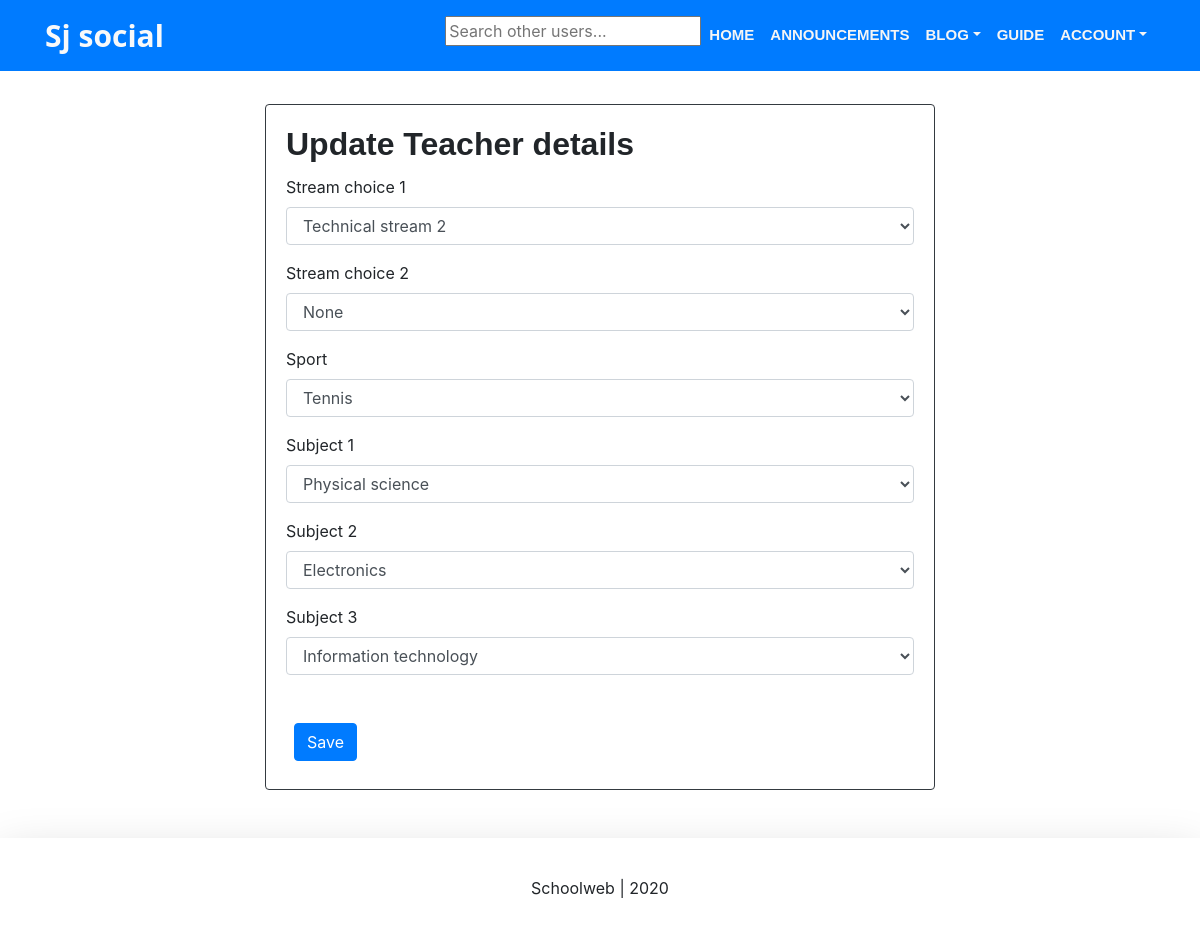
The app's page /teacher/account/update/ (signed in) with its own data.
### teacher/models.py (models this page shows, shortened)
class TeacherAccount(models.Model):
	user		= models.OneToOneField(settings.AUTH_USER_MODEL, on_delete=models.CASCADE)
	sport 		= models.CharField(choices=sports, verbose_name="sport", max_length=100, null=True, blank=True)
	stream1		= models.CharField(choices=streams, verbose_name="stream1", max_length=200, null=True, blank=True)
	stream2		= models.CharField(choices=streams, verbose_name="stream2", max_length=200, null=True, blank=True)
	sub1		= models.CharField(choices=subjects, verbose_name="sub1", blank=False, null=False, max_length=200)
	sub2 		= models.CharField(choices=subjects, verbose_name="sub2", blank=True, null=False, max_length=200)
	sub3 		= models.CharField(choices=subjects, verbose_name="sub3", blank=True, null=True, max_length=200)
	is_active 	= models.BooleanField(default=True)

### teacher/views.py (the view)
# urls.py: path('teacher/account/update/', teacher_account_update, name="teacher_account_update")
@login_required(login_url="login")
def teacher_account_update(request, *args, **kwargs):
    context = {}
    auth_user = request.user
    if not auth_user.is_authenticated:
        return redirect('login')
    elif auth_user.is_authenticated:
        subject_user_id = kwargs.get("subject_user_id")
        auth_user = BaseAccount.objects.get(id=auth_user.id)
        if auth_user and not auth_user.is_learner:
            try:
                teacher_account = TeacherAccount.objects.get(user=auth_user)
                context['teacher_account'] = teacher_account
            except:
                return redirect("reg_complete")
            if request.method == "POST" and request.POST:
                form = TeacherAccountEdit(request.POST)
                if form.is_valid():
                    try:
                        sport = form.cleaned_data['sport']
                        sub1 = form.cleaned_data['sub1']
                        sub2 = form.cleaned_data['sub2']
                        sub3 = form.cleaned_data['sub3']
                        stream1 = form.cleaned_data['stream1']
                        stream2 = form.cleaned_data['stream2']
                        teacher_account.sport = sport
                        teacher_account.sub1 = sub1
                        teacher_account.sub2 = sub2
                        teacher_account.stream1 = stream1
                        teacher_account.stream2 = stream2
                        teacher_account.save()
                        return redirect('account', subject_user_id=auth_user.id)
                    except Exception as e:
                        form = TeacherAccountEdit(request.POST)
                        context['form'] = form
                else:
                    form = TeacherAccountEdit(request.POST)
                    context['form'] = form
            else:
                pass
        else:
            return render(request, "errors/not_allowed.html")
    return render(request, "teacher/edit.html", context)

### templates/teacher/edit.html (shortened to what this page needs)
{% extends 'base.html' %}
{% block content %}
<div class="container-fluid">
	<div class="row justify-content-center">
		<div class="col-md-7">
			<div class="card my-4 border border-dark ">
				<div class="card-body">
					<h2 class="card-title card-h">Update Teacher details</h2>
					<form method="POST">{% csrf_token %}
							<div class="form-group">
								<label for="id_stream">Stream choice 1</label>
								<select name="stream1" id="id_stream" class="form-control" required>
									<option value="{{ teacher_account.stream1 }}">{{ teacher_account.stream1}}</option>
								</select>
							</div>
							<div class="form-group">
								<label for="id_stream">Stream choice 2</label>
								<select name="stream2" id="id_stream" class="form-control" required>
									<option value="{{ teacher_account.stream2 }}">{{ teacher_account.stream2}}</option>
								</select>
							</div>
							<div class="form-group">
								<label for="id_sport" class="label">Sport</label>
								<select name="sport" id="id_sport" class="form-control">
								<option value="{{ teacher_account.sport }}">{{ teacher_account.sport }}</option>
								</select>
							</div>
							<div class="form-group">
								<label for="id_subject1" class="label">Subject 1</label>
								<select name="sub1" id="id_subject1" class="form-control">
								<option value="{{ teacher_account.sub1 }}">{{ teacher_account.sub1 }}</option>
								</select>
							</div>
							<div class="form-group">
								<label for="id_subject2" class="label">Subject 2</label>
								<select name="sub2" id="id_subject2" class="form-control">
								<option value="{{ teacher_account.sub2 }}">{{ teacher_account.sub2 }}</option>
								</select>
							</div>
							<div class="form-group">
								<label for="id_subject3" class="label">Subject 3</label>
								<select name="sub3" id="id_subject3" class="form-control">
								<option value="{{ teacher_account.sub3 }}">{{ teacher_account.sub3 }}</option>
								</select>
							</div>
						<br>
						<button class="btn btn-primary m-2">Save</button>
					</form>
				</div>
			</div>
		</div>
	</div>
</div>
{% endblock %}

### records on screen
TeacherAccount: stream1 "Technical stream 2", stream2 "None", sport "Tennis", sub1 "Physical science", sub2 "Electronics", sub3 "Information technology"
